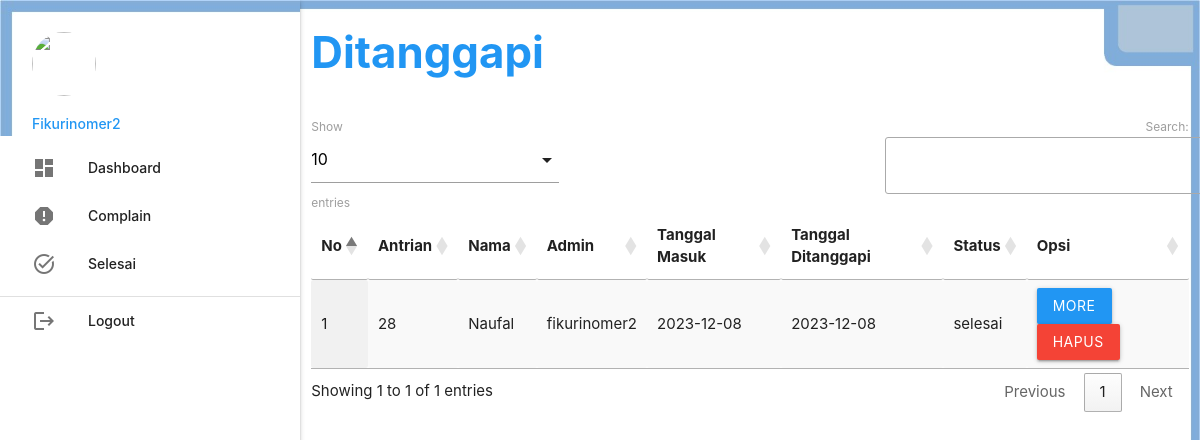
The app's page /admin/index.php?p=respon (signed in) with its own data.
### tables this page shows
CREATE TABLE `complain` (
  `no_antrian` int(16) NOT NULL,
  `id_user` int(10) NOT NULL,
  `keluhan` text NOT NULL,
  `lampiran` varchar(100) NOT NULL,
  `tgl_keluhan` varchar(20) NOT NULL,
  `tjn_kategori` int(11) NOT NULL,
  `jns_kategori` int(11) NOT NULL,
  `status` enum('proses','selesai') NOT NULL
);

CREATE TABLE `tindak_lanjut` (
  `id_lanjut` int(16) NOT NULL,
  `no_antrian` int(10) NOT NULL,
  `id_admin` int(11) DEFAULT NULL,
  `tanggapan` varchar(100) DEFAULT NULL,
  `tgl_tanggapan` varchar(20) NOT NULL
);

CREATE TABLE `akun_user` (
  `id_user` int(16) NOT NULL,
  `nama_user` varchar(100) DEFAULT NULL,
  `username` varchar(100) DEFAULT NULL,
  `password` varchar(50) DEFAULT NULL
);

CREATE TABLE `akun_admin` (
  `id_admin` int(11) NOT NULL,
  `nama_admin` varchar(100) DEFAULT NULL,
  `username` varchar(100) DEFAULT NULL,
  `password` varchar(50) DEFAULT NULL,
  `level` enum('admin','superadmin') DEFAULT NULL
);

### admin/respon.php (the view, shortened to what this page needs)
       <div class="row">
         <div class="col s12 m9">
           <h3 class="blue-text"><b>Ditanggapi</b></h3>
         </div>
       </div>
       <table id="example" class="display responsive-table" style="width:100%">
         <thead>
             <tr>
			<th>No</th>
			<th>Antrian</th>
			<th>Nama</th>
			<th>Admin</th>
			<th>Tanggal Masuk</th>
			<th>Tanggal Ditanggapi</th>
			<th>Status</th>
			<th>Opsi</th>
             </tr>
         </thead>
         <tbody>
<?php
	$no=1;
	$query = mysqli_query($koneksi,"SELECT * FROM complain INNER JOIN akun_user ON
	complain.id_user=akun_user.id_user INNER JOIN tindak_lanjut ON
	complain.no_antrian=tindak_lanjut.no_antrian INNER JOIN akun_admin ON
	tindak_lanjut.id_admin=akun_admin.id_admin WHERE tindak_lanjut.id_admin='".$_SESSION['data']['id_admin']."'
	ORDER BY tindak_lanjut.no_antrian ASC");
	while ($r=mysqli_fetch_assoc($query)) { ?>
	<tr>
		<td><?php echo $no++; ?></td>
		<td><?php echo $r['no_antrian']; ?></td>
		<td><?php echo $r['nama_user']; ?></td>
		<td><?php echo $r['nama_admin']; ?></td>
		<td><?php echo $r['tgl_keluhan']; ?></td>
		<td><?php echo $r['tgl_tanggapan']; ?></td>
		<td><?php echo $r['status']; ?></td>
		<td><a class="btn blue modal-trigger" href="#more?id_tanggapan=<?php echo $r['id_lanjut'] ?>">More</a>
		<a class="btn red" onclick="return confirm('Anda Yakin Ingin Menghapus?')"
		href="index.php?p=tanggapan_hapus&no_antrian=<?php echo $r['no_antrian'] ?>">
		Hapus</a></td>
	</tr>
           <?php  }
            ?>
         </tbody>
       </table>

### records on screen
complain: tindak_lanjut.no_antrian "28", id_user.nama_user "Naufal", akun_admin.nama_admin "fikurinomer2", tgl_keluhan "2023-12-08", tindak_lanjut.tgl_tanggapan "2023-12-08", status "selesai"

### other values on screen
$_SESSION['data']['nama_admin'] "Fikurinomer2"
